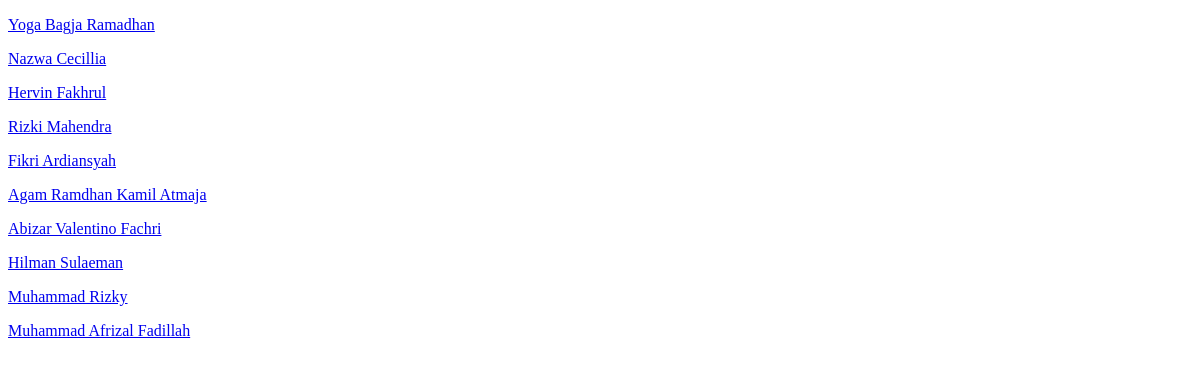
/latihan4c/index.php, run on the app's committed database.
### tables this page shows
CREATE TABLE `mahasiswa` (
  `id` int(11) NOT NULL,
  `img` varchar(100) NOT NULL,
  `nrp` varchar(10) NOT NULL,
  `nama` varchar(100) NOT NULL,
  `email` varchar(100) NOT NULL,
  `jurusan` varchar(50) NOT NULL
);

### latihan4c/php/functions.php (called while the page is built)
<?php
function koneksi()
{
    $conn = mysqli_connect("localhost", "root", "");
    mysqli_select_db($conn, "pw_tubes_203040112");
    return $conn;
}
function query ($sql)
{
    $conn = koneksi();
    $result = mysqli_query($conn, "$sql");
    $rows = [];
    while ($row = mysqli_fetch_assoc($result)) {
        $rows[] = $row;
    }
    return $rows;
}

### latihan4c/index.php (the view, shortened to what this page needs)
<?php
    require 'php/functions.php';
    $mahasiswa = query("SELECT * FROM mahasiswa")
?>
<!DOCTYPE html>
<html lang="en">
<head>
     <link rel="stylesheet" href="css/style.css">
</head>
<body>
		<?php foreach ($mahasiswa as $mhs) : ?>
                <p class="nama">
                    <a href="php/detail.php?id=<?= $mhs['id'] ?>">
                        <?= $mhs["nama"] ?>
                    </a>
                </p>
        <?php endforeach; ?>
</body>
</html>

### data on the page
mahasiswa: nama "Yoga Bagja Ramadhan"
mahasiswa: nama "Nazwa Cecillia"
mahasiswa: nama "Hervin Fakhrul"
mahasiswa: nama "Rizki Mahendra"
mahasiswa: nama "Fikri Ardiansyah"
mahasiswa: nama "Agam Ramdhan Kamil Atmaja"
mahasiswa: nama "Abizar Valentino Fachri"
mahasiswa: nama "Hilman Sulaeman"
mahasiswa: nama "Muhammad Rizky"
mahasiswa: nama "Muhammad Afrizal Fadillah"
